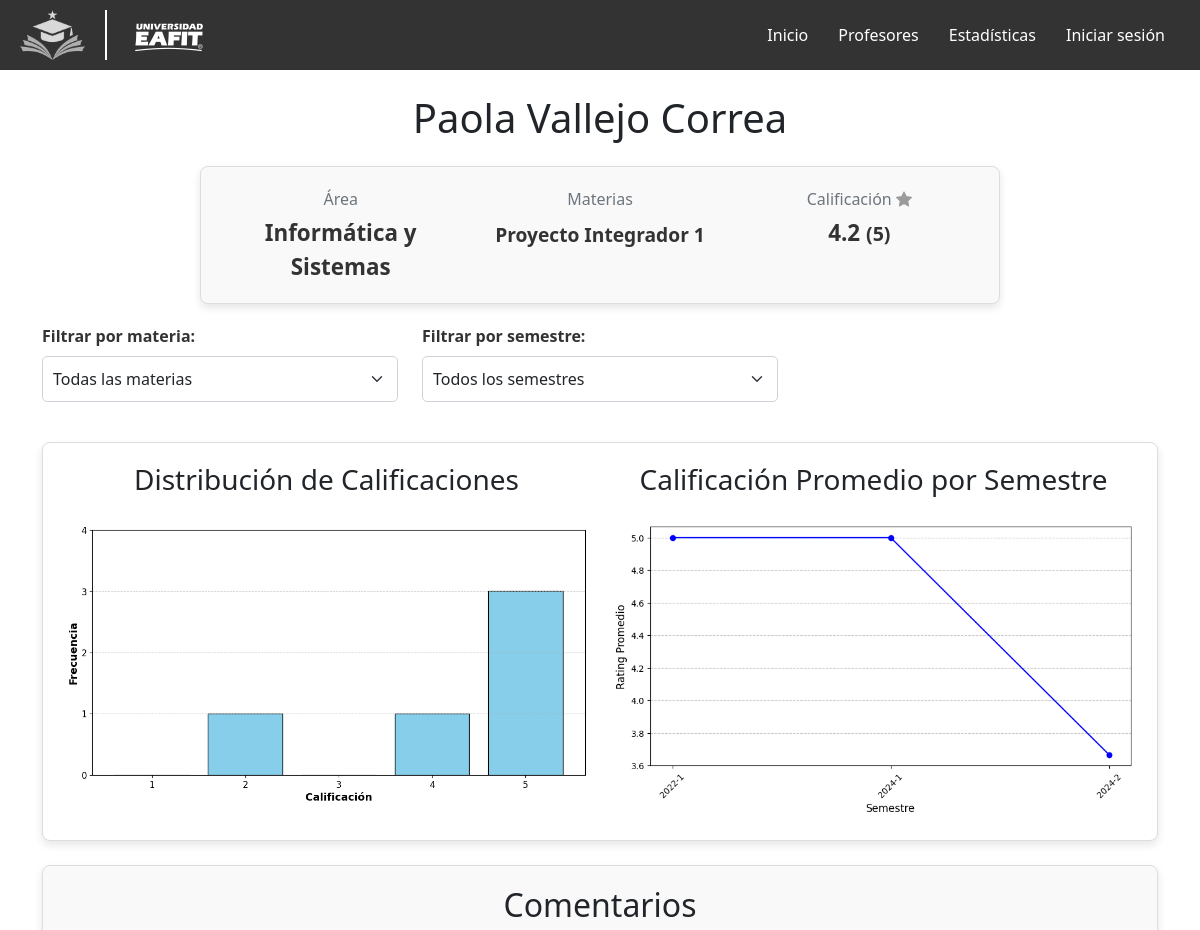
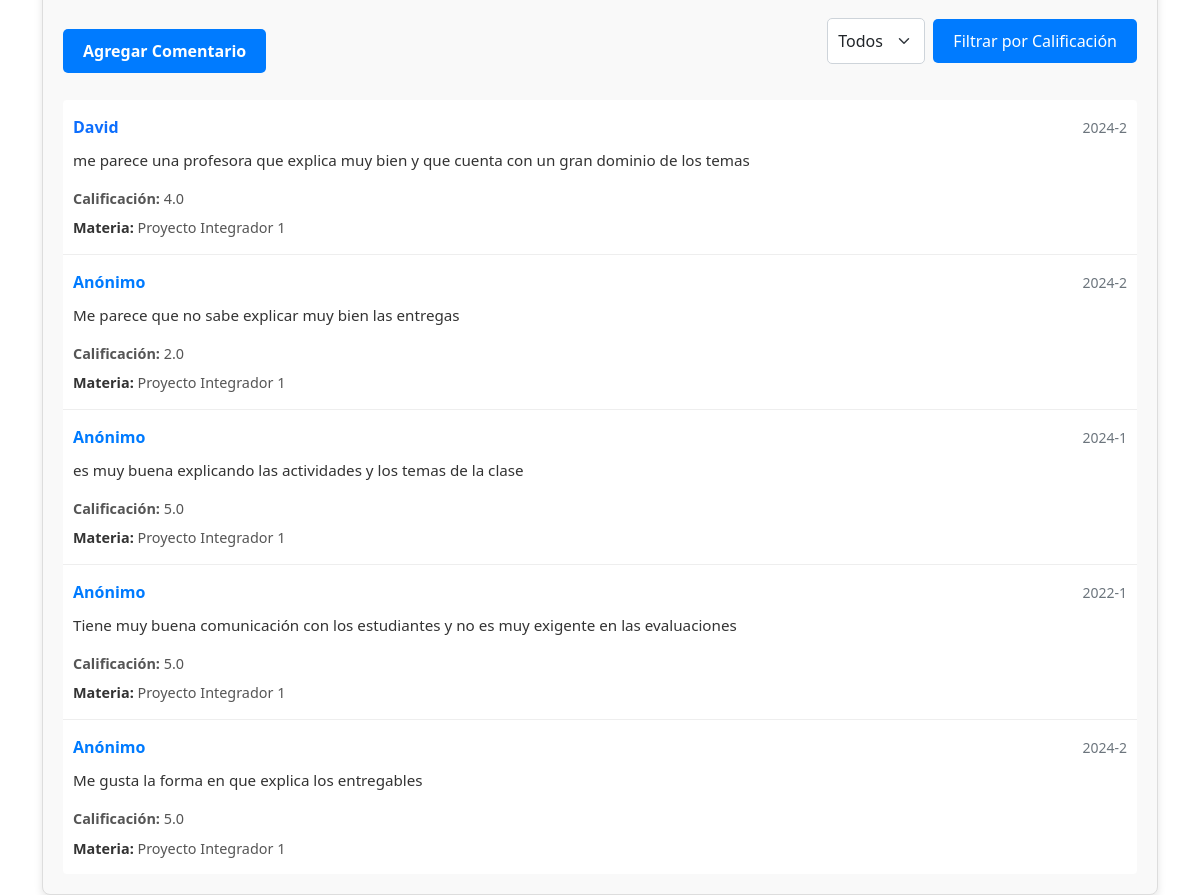
The page /profesor/1/ on the database its author committed (2 pictures, top to bottom).
### profesores/models.py (models this page shows, shortened)
class Profesor(models.Model):
    nombre = models.CharField(max_length=100)
    departamento = models.CharField(max_length=100)
    materias = models.ManyToManyField('Materia', related_name='profesores')
    calificacion_media = models.FloatField(default=0.0)  # Calificación general del profesor
    numcomentarios = models.IntegerField(default=0)

class Materia(models.Model):
    nombre = models.CharField(max_length=100)
    calificacion_media = models.FloatField(default=0.0)
    numcomentarios = models.IntegerField(default=0)

### review/models.py (models this page shows, shortened)
class Comentario(models.Model):
    SEMESTRES = [
        ('2024-2', '2024-2'),
        ('2024-1', '2024-1'),
        ('2023-2', '2023-2'),
        ('2023-1', '2023-1'),
        ('2022-2', '2022-2'),
        ('2022-1', '2022-1'),
        ('2021-2', '2021-2'),
        ('2021-1', '2021-1'),
    ]
    profesor = models.ForeignKey('profesores.Profesor', related_name='comentarios', on_delete=models.CASCADE)
    materia = models.ForeignKey(
        'profesores.Materia',
        related_name='comentarios',
        on_delete=models.SET_NULL,  # Si se elimina una materia, dejar como NULL
        null=True,  # Permite valores nulos
        blank=True  # Permite que el formulario deje el campo vacío
    )
    usuario = models.ForeignKey(User, on_delete=models.CASCADE)
    contenido = models.TextField()
    fecha = models.CharField(max_length=7, choices=SEMESTRES, default='2024-2')
    rating = models.IntegerField(choices=((1, '1 Estrella'), (2, '2 Estrellas'),
                                          (3, '3 Estrellas'), (4, '4 Estrellas'),
                                          (5, '5 Estrellas')), default=1)
    aprobado_por_ia = models.BooleanField(default=False)
    anonimo = models.BooleanField(default=False)

### profesores/views.py (the view)
# urls.py: path('profesor/<int:profesor_id>/', profesoresViews.detalle_profesor, name='detalle_profesor'),
def detalle_profesor(request, profesor_id):
    profesor = get_object_or_404(Profesor, pk=profesor_id)
    materias = profesor.materias.all()
    materia_id = request.GET.get('materia', 'todas')  # Default: todas las materias
    semestre = request.GET.get('semestre', '')  # Default: todos los semestres
    rating = request.GET.get('rating', '')  # Default: todos los ratings
    comentarios_grafica = Comentario.objects.filter(profesor=profesor, aprobado_por_ia=True)
    if materia_id != 'todas':
        comentarios_grafica = comentarios_grafica.filter(materia_id=materia_id)
    if semestre:
        comentarios_grafica = comentarios_grafica.filter(fecha=semestre)
    ratings_grafica = [comentario.rating for comentario in comentarios_grafica]
    grafica_barras = ChartFactory.create_chart('bar', ratings_grafica) if comentarios_grafica.exists() else None
    grafica_por_semestre = None
    if not semestre:
        grafica_por_semestre = (
            ChartFactory.create_chart('line', comentarios_grafica)
            if comentarios_grafica.exists()
            else None
        )
    comentarios_display = Comentario.objects.filter(profesor=profesor, aprobado_por_ia=True)
    if materia_id != 'todas':
        comentarios_display = comentarios_display.filter(materia_id=materia_id)
    if semestre:
        comentarios_display = comentarios_display.filter(fecha=semestre)
    if rating:
        comentarios_display = comentarios_display.filter(rating=rating)
    semestres_disponibles = Comentario.objects.filter(profesor=profesor).values_list('fecha', flat=True).distinct()
    return render(request, 'profesores/detalle_profesor.html', {
        'profesor': profesor,
        'materias': materias,
        'comentarios_mostrados': comentarios_display,  # Comentarios para mostrar
        'grafica_barras': grafica_barras,
        'grafica_por_semestre': grafica_por_semestre,
        'materia_seleccionada': materia_id,
        'semestre_seleccionado': semestre,
        'rating_seleccionado': rating,
        'semestres_disponibles': semestres_disponibles,
    })

### profesores/chart_factory.py (called while the page is built)
    def to_base64(self, plt_figure):
        buffer = io.BytesIO()
        plt_figure.savefig(buffer, format='png', bbox_inches='tight')
        buffer.seek(0)
        image_png = buffer.getvalue()
        buffer.close()
        plt.close()
        return base64.b64encode(image_png).decode('utf-8')

    def generate(self, ratings):
        if not ratings:
            return None
        counts = dict(Counter(ratings))
        labels = list(range(1, 6))
        values = [counts.get(label, 0) for label in labels]
        plt.figure(figsize=(12, 6))
        plt.bar(labels, values, color='skyblue', edgecolor='black', width=0.8)
        plt.xlabel('Calificación', fontsize=14, fontweight='bold')
        plt.ylabel('Frecuencia', fontsize=14, fontweight='bold')
        plt.xticks(labels, fontsize=12)
        max_y = max(counts.values()) if counts else 1
        plt.yticks(range(0, int(max_y) + 2), fontsize=12)
        plt.grid(axis='y', linestyle='--', alpha=0.7)
        return self.to_base64(plt)

    @classmethod
    def create_chart(cls, chart_type, data):
        generator_class = cls._generators.get(chart_type)
        if not generator_class:
            raise ValueError(f"Tipo de gráfica no soportado: {chart_type}. "
                           f"Tipos disponibles: {list(cls._generators.keys())}")
        try:
            generator = generator_class()
            return generator.generate(data)
        except Exception as e:
            print(f"Error generando gráfica {chart_type}: {e}")
            return None

### profesores/templates/profesores/detalle_profesor.html (shortened to what this page needs)
{% extends 'base_generic.html' %}
{% block content %}
<link href="https://cdn.jsdelivr.net/npm/bootstrap@5.1.3/dist/css/bootstrap.min.css" rel="stylesheet">
<link href="https://cdn.jsdelivr.net/npm/bootstrap-icons@1.8.1/font/bootstrap-icons.css" rel="stylesheet">
<div class="container mt-4">
    <h1 class="mb-4 text-center">{{ profesor.nombre }}</h1>
    <div class="info-container">
        <div class="info-item">
            <div class="info-title">Área</div>
            <div class="info-data">{{ profesor.departamento }}</div>
        </div>
        <div class="info-item">
            <div class="info-title">Materias</div>
            <div class="info-data">
                {% if profesor.materias.exists %}
                <ul class="materias-list">
                    {% for materia in profesor.materias.all %}
                        <li>{{ materia.nombre }}</li>
                    {% endfor %}
                </ul>
                {% else %}
                <span class="text-muted">No tiene materias asignadas</span>
                {% endif %}
            </div>
        </div>
        <div class="info-item">
            <div class="info-title">Calificación <i class="bi bi-star-fill rating-star"></i></div>
            <div class="info-data">
                {{ profesor.calificacion_media|floatformat:1 }}
                <small>({{ profesor.numcomentarios }})</small>
            </div>
        </div>
    </div>
    <form method="get" class="mb-4">
        <div class="row">
            <div class="col-md-4">
                <label for="materia" class="form-label"><strong>Filtrar por materia:</strong></label>
                <select name="materia" id="materia" class="form-select" onchange="this.form.submit()">
                    <option value="todas" {% if materia_seleccionada == 'todas' %}selected{% endif %}>Todas las materias</option>
                </select>
            </div>
            <div class="col-md-4">
                <label for="semestre" class="form-label"><strong>Filtrar por semestre:</strong></label>
                <select name="semestre" id="semestre" class="form-select" onchange="this.form.submit()">
                    <option value="">Todos los semestres</option>
                </select>
            </div>
        </div>
    </form>
    <div class="charts-container">
        {% if grafica_barras %}
        <div class="chart-item">
            <h3>Distribución de Calificaciones</h3>
            <img alt="Gráfica de barras" class="img-fluid mt-3">
        </div>
        {% endif %}
        {% if grafica_por_semestre %}
        <div class="chart-item">
            <h3>Calificación Promedio por Semestre</h3>
            <img alt="Gráfica de Calificaciones por Semestre" class="img-fluid mt-3">
        </div>
        {% endif %}
    </div>
    <div class="comments-container mt-4">
        <h2 class="mb-4 text-center">Comentarios</h2>
        <div class="d-flex justify-content-between align-items-center mb-3">
            <a href="{% url 'agregar_comentario' profesor.id %}" class="btn agregar-comentario-btn">Agregar Comentario</a>
            <form method="get" class="d-inline">
                <div class="d-flex align-items-center">
                    <select name="rating" id="rating" class="form-select me-2" style="width: auto;">
                        <option value="">Todos</option>
                    </select>
                    <button type="submit" class="rating-filter-btn">Filtrar por Calificación</button>
                </div>
            </form>
        </div>
        {% if comentarios_mostrados %}
        <div class="list-group">
            {% for comentario in comentarios_mostrados %}
            <div class="list-group-item comment-item">
                <div class="comment-header">
                    <strong class="comment-user">
                        {% if comentario.anonimo %} Anónimo {% else %}
                        <a href="{% url 'user_profile' comentario.usuario.id %}">{{ comentario.usuario.username }}</a>
                        {% endif %}
                    </strong>
                    <small class="text-muted">{{ comentario.fecha }}</small>
                </div>
                <div class="comment-content">
                    <p>{{ comentario.contenido }}</p>
                </div>
                <div class="comment-rating">
                    <strong>Calificación:</strong> {{ comentario.rating|floatformat:1 }}
                </div>
                <div class="comment-materia">
                    <strong>Materia:</strong> {{ comentario.materia.nombre }}
                </div>
            </div>
            {% endfor %}
        </div>
        {% else %}
        <p class="text-muted text-center">No hay comentarios aún.</p>
        {% endif %}
    </div>
</div>
{% endblock %}

### templates/base_generic.html (style rules this page uses)
body { font-family: Arial, sans-serif; }

### profesores/templates/profesores/detalle_profesor.html (style rules this page uses)
.info-container { display: flex; flex-wrap: wrap; justify-content: center; align-items: flex-start; gap: 20px; padding: 20px; border: 1px solid #ddd; border-radius: 8px; background-color: #f9f9f9; max-width: 800px; margin: 20px auto; box-shadow: 0 4px 8px rgba(0, 0, 0, 0.1); }
.info-item { flex: 1 1 30%; text-align: center; }
.info-title { font-size: 1rem; color: #6c757d; margin-bottom: 5px; }
.info-data { font-size: 1.4rem; color: #333; font-weight: bold; }
.rating-star { color: #9b9b9b; }
.charts-container { display: flex; flex-wrap: wrap; justify-content: space-between; align-items: flex-start; gap: 20px; padding: 20px; border: 1px solid #ddd; border-radius: 8px; background-color: #fff; box-shadow: 0 4px 8px rgba(0, 0, 0, 0.1); margin-top: 40px; }
.chart-item { flex: 1 1 45%; text-align: center; }
.comments-container { margin-top: 40px; padding: 20px; border: 1px solid #ddd; border-radius: 8px; background-color: #f9f9f9; box-shadow: 0 4px 8px rgba(0, 0, 0, 0.1); }
.list-group-item { border: none; border-bottom: 1px solid #eee; }
.list-group-item:last-child { border-bottom: none; }
.comments-container { padding: 20px; border: 1px solid #ddd; border-radius: 8px; background-color: #f9f9f9; box-shadow: 0 4px 8px rgba(0, 0, 0, 0.1); }
.comment-item { border: none; border-bottom: 1px solid #eee; padding: 15px 10px; transition: background-color 0.2s ease; }
.comment-item:last-child { border-bottom: none; }
.comment-header { display: flex; justify-content: space-between; align-items: center; margin-bottom: 8px; }
.comment-materia { margin-top: 8px; font-size: 0.9rem; color: #555; }
.comment-materia strong { color: #333; }
.comment-user { font-size: 1rem; color: #007bff; }
.comment-user a { text-decoration: none; font-weight: bold; }
.comment-content { margin: 10px 0; font-size: 0.95rem; color: #333; }
.comment-rating { font-size: 0.9rem; color: #555; }
.agregar-comentario-btn { background-color: #007bff; color: #fff; border: none; padding: 10px 20px; font-size: 1rem; font-weight: bold; border-radius: 5px; text-decoration: none; transition: background-color 0.3s ease; }
form { margin-bottom: 20px; }
form .form-label { font-weight: bold; font-size: 1rem; color: #333; }
form .form-select { border-radius: 5px; padding: 10px; font-size: 1rem; }
.materias-list { list-style-type: none; padding: 0; margin: 0; }
.materias-list li { padding: 5px 0; font-size: 1.2rem; color: #333; }
.rating-filter-btn { font-size: 1rem; padding: 10px 20px; white-space: nowrap; border-radius: 5px; background-color: #007bff; color: white; border: none; }

### rows shown on the page
Profesor: nombre "Paola Vallejo Correa", departamento "Informática y Sistemas", calificacion_media "4.2", numcomentarios "5"
Materia: nombre "Proyecto Integrador 1"
Comentario: usuario.username "David", fecha "2024-2", contenido "me parece una profesora que explica muy bien y que cuenta con un gran dominio de los temas", rating "4.0", materia.nombre "Proyecto Integrador 1"
Comentario: anonimo "Anónimo", fecha "2024-2", contenido "Me parece que no sabe explicar muy bien las entregas", rating "2.0", materia.nombre "Proyecto Integrador 1"
Comentario: anonimo "Anónimo", fecha "2024-1", contenido "es muy buena explicando las actividades y los temas de la clase", rating "5.0", materia.nombre "Proyecto Integrador 1"
Comentario: anonimo "Anónimo", fecha "2022-1", contenido "Tiene muy buena comunicación con los estudiantes y no es muy exigente en las evaluaciones", rating "5.0", materia.nombre "Proyecto Integrador 1"
Comentario: anonimo "Anónimo", fecha "2024-2", contenido "Me gusta la forma en que explica los entregables", rating "5.0", materia.nombre "Proyecto Integrador 1"
